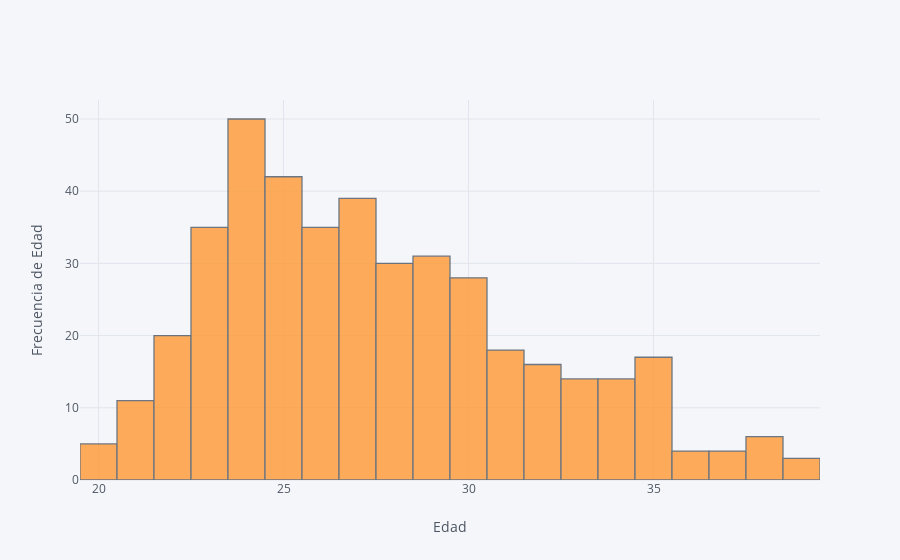

The code cell stored with this chart in its notebook:
### Markdown cell above
## 2. ¿Cómo está distribuída la edad de los jugadores? ¿Cómo está distribuída la edad promedio por equipos?

La NBA admite jugadores desde los 19 años, los cuales si mantienen un buen nivel, pueden durar hasta 15 temporadas. Para este punto, estamos interesados en observar como está distribuída la edad de los jugadores de la NBA. De igual forma, observaremos cuál es la edad promedio de las plantillas de cada equipo.

### Code cell
# Histograma por edad
# Escriba su código aquí

configure_plotly_browser_state()
nba_players['Age'].iplot(kind='hist',xTitle='Edad',yTitle = 'Frecuencia de Edad')

### Figure 1 — Plotly figure (JSON) as saved in the notebook; plotly's stock layout.template omitted (floating-point values rounded to 4 significant figures; data arrays with more than 128 entries replaced by an {"elided": "..."} marker saying what was removed)
{"data": [{"opacity": 0.8, "orientation": "v", "uid": "694c1b6e-b9c0-40a6-9ac6-aa57642c00df", "histnorm": "", "histfunc": "count", "marker": {"color": "rgba(255, 153, 51, 1.0)", "line": {"color": "#4D5663", "width": 1.3}}, "x": {"elided": "490 int values"}, "type": "histogram", "name": "Age"}], "layout": {"title": {"font": {"color": "#4D5663"}}, "paper_bgcolor": "#F5F6F9", "plot_bgcolor": "#F5F6F9", "yaxis": {"tickfont": {"color": "#4D5663"}, "zerolinecolor": "#E1E5ED", "title": {"text": "Frecuencia de Edad", "font": {"color": "#4D5663"}}, "gridcolor": "#E1E5ED", "showgrid": true}, "barmode": "overlay", "xaxis": {"tickfont": {"color": "#4D5663"}, "zerolinecolor": "#E1E5ED", "title": {"text": "Edad", "font": {"color": "#4D5663"}}, "gridcolor": "#E1E5ED", "showgrid": true}, "legend": {"bgcolor": "#F5F6F9", "font": {"color": "#4D5663"}}}}
